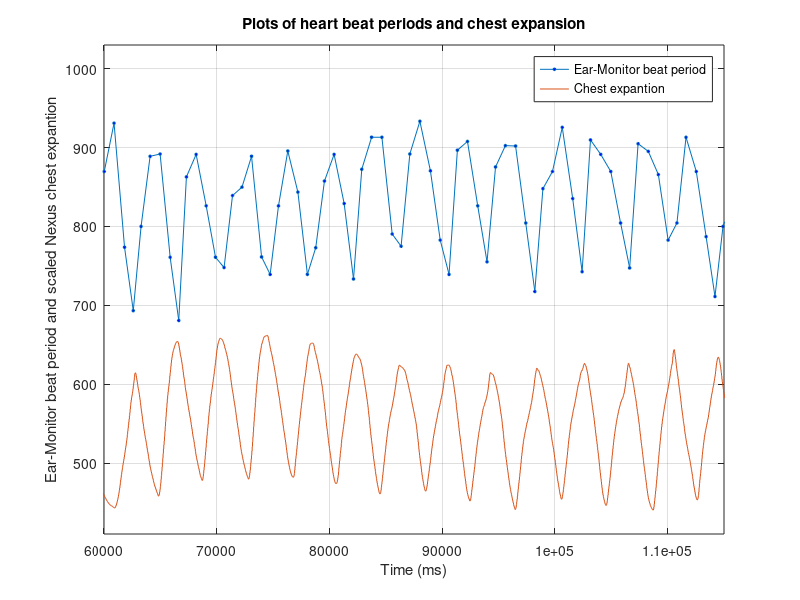

MATLAB code for this plot:
clc
clear

load EM.mat
load Nexus.mat

figure('units','normalized','outerposition',[0.25 0.25 0.55 0.7]);
plot(EM(:,1), EM(:,2), '-o', 'MarkerSize', 2, 'MarkerFaceColor', 'b'); hold on;
plot(Nexus(:,1), Nexus(:,2)-20);
axis([60000 115000 410 1030]);
legend('Ear-Monitor beat period','Chest expantion');
xlabel('Time (ms)'); ylabel('Ear-Monitor beat period and scaled Nexus chest expantion');
title('Plots of heart beat periods and chest expansion'); grid; hold off;

